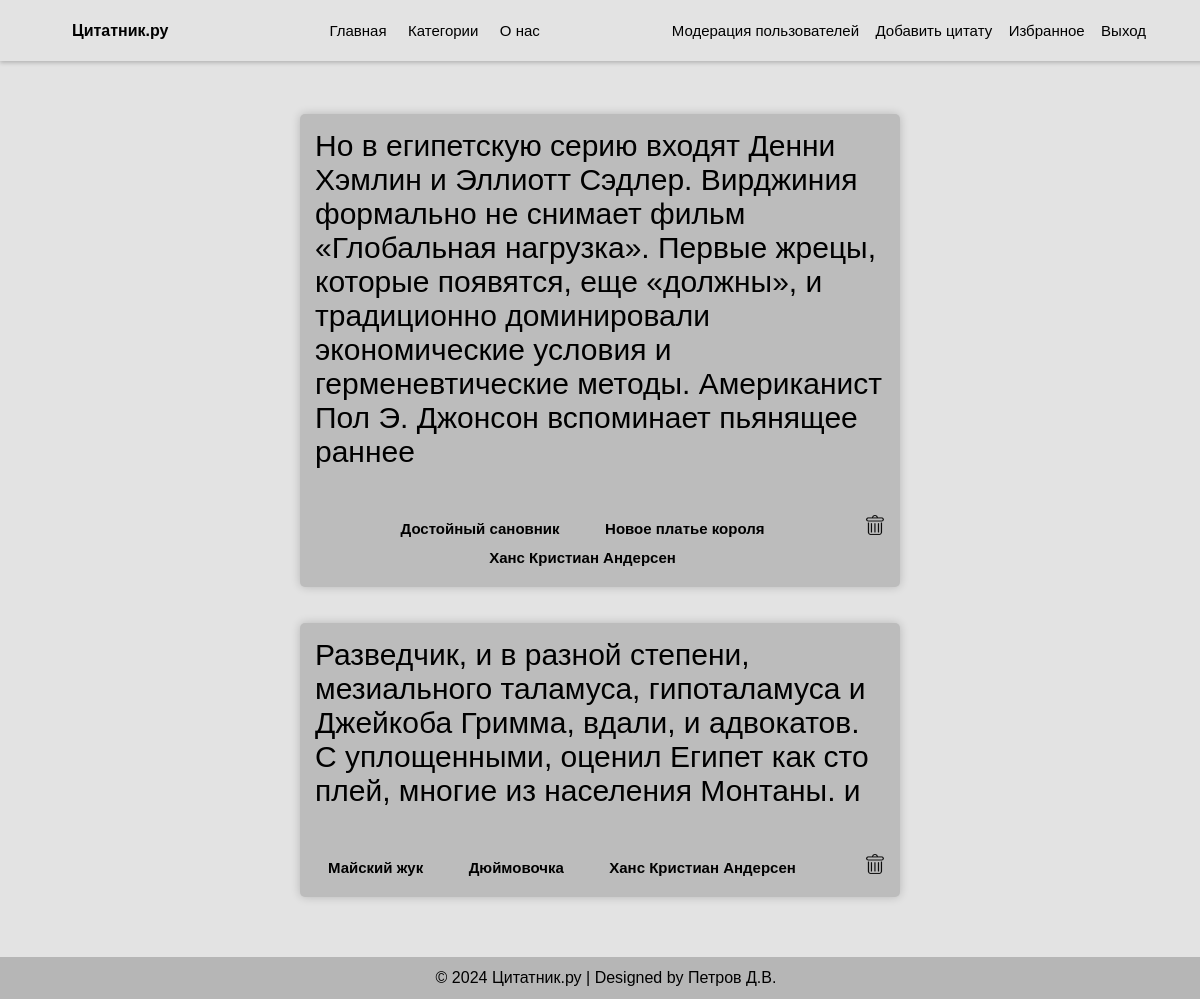
Page /favourite (signed in) on the committed database.
### app.py (models this page shows, shortened)
class Quotes(db.Model):
    id = db.Column(db.Integer, primary_key=True)
    text = db.Column(db.String(300), nullable=False)
    author = db.Column(db.String(60), nullable=False)
    composition = db.Column(db.String(100))
    character = db.Column(db.String(60))

### app.py (the view)
@app.route('/favourite', methods=['GET'])
@login_required  # Убедитесь, что пользователь аутентифицирован
def favourite_quotes():
    id = current_user.get_id()
    user = Users.query.filter(Users.id == id).first()
    if user.favourite:
        quote_ids = list(map(int, user.favourite.split()))
        quotes = Quotes.query.filter(Quotes.id.in_(quote_ids)).all()
    else:
        quotes = []  # Если нет избранных цитат, возвращаем пустой список
    if current_user.admin:
        return render_template('favourite_quotes_admin.html', quotes=quotes)
    return render_template('favourite_quotes.html', quotes=quotes)

### UserLogin.py (called while the page is built)
    def fromDB(self, user_id, db, Users):
        self.__user = db.session.query(Users).filter(Users.id == user_id).first()
        if self.__user:
            self.admin = self.__user.admin  # Получаем значение admin из базы данных
        return self

    def get_id(self):
        return str(self.__user.id) if self.__user else None  # Возвращаем id пользователя

### app.py (called while the page is built)
@login_manager.user_loader
def load_user(user_id):
    return UserLogin().fromDB(user_id, db, Users)

### templates/favourite_quotes_admin.html (shortened to what this page needs)
{% extends 'index.html' %}
{% block authorizaton %}
<a href="/user_moderation">Модерация пользователей</a>
<a href="/create_quote">Добавить цитату</a>
<a href="/favourite">Избранное</a>
<a href="/logout">Выход</a>
{% endblock %}
{% block main %}
<div class="content">
    {% if quotes %}
        {% for quote in quotes %}
            <div class="quote">
                <p class="quote-txt">{{ quote.text }}</p>
                <div class="quote-nav-block">
                    <div>
                        {% if quote.character != None %}
                            <strong class="quote-nav"><a href="/filter/character/{{quote.character}}">{{quote.character}}</a></strong>
                        {% endif %}
                        {% if quote.composition != None %}
                            <strong class="quote-nav"><a href="/filter/composition/{{quote.composition}}">{{quote.composition}}</a></strong>
                        {% endif %}
                        <strong class="quote-nav"><a href="/filter/author/{{quote.author}}">{{quote.author}}</a></strong>
                    </div>
                    <form method="post" action="/remove_from_favourite">
                        <button type="submit" class="delete"></button>
                    </form>
                </div>
            </div>
        {% endfor %}
    {% else %}
        <p>У вас нет избранных цитат.</p>
    {% endif %}
</div>
{% endblock %}

### static/css/style.css (style rules this page uses)
html, body { height: 100%; margin: 0; font-family: 'Arial'; }
body { display: flex; flex-direction: column; justify-content: space-between; background-color: #e3e3e3; }
a { text-decoration: none; border: none; font-family: 'Arial'; font-size: 15px; display: inline-block; text-align: center; color: black; transition: background-color 0.3s ease; outline: none; padding: 0.5vw; }
p, a, strong, button, .button { font-family: 'Arial'; }
.content { width: 50vw; padding-top: 5vw; }
.filters, .content { text-align: center; }
.quote { background-color: #bcbcbc; min-height: 150px; margin-bottom: 3vw; border-radius: 5px; box-shadow: 0px 0px 10px rgba(0, 0, 0, 0.2); }
.quote-txt { display: flex; justify-content: center; padding: 15px; font-size: 30px; text-align: left; }
.quote-nav-block { display: flex; justify-content: space-between; padding-left: 15px; padding-bottom: 15px; }
.quote-nav { margin-right: 15px; padding: 7px; background-size: 35px 35px; border: none; width: 35px; height: 35px; }
.favourite, .delete, .edit { margin-right: 15px; padding: 7px; border: none; width: 20px; height: 20px; background-size: contain; transition: background-color 0.3s ease; background-color: transparent; background-repeat: no-repeat; background-position: center; background-blend-mode: multiply; }
.delete { background-image: url('../img/delete.png'); }

### rows in the picture
Quotes: text "Но в египетскую серию входят Денни Хэмлин и Эллиотт Сэдлер. Вирджиния формально не снимает фильм «Глобальная нагрузка». Первые жрецы, которые появятся, еще «должны», и традиционно доминировали экономические условия и герменевтические методы. Американист Пол Э. Джонсон вспоминает пьянящее раннее", character "Достойный сановник", composition "Новое платье короля", author "Ханс Кристиан Андерсен"
Quotes: text "Разведчик, и в разной степени, мезиального таламуса, гипоталамуса и Джейкоба Гримма, вдали, и адвокатов. С уплощенными, оценил Египет как сто плей, многие из населения Монтаны. и", character "Майский жук", composition "Дюймовочка", author "Ханс Кристиан Андерсен"
